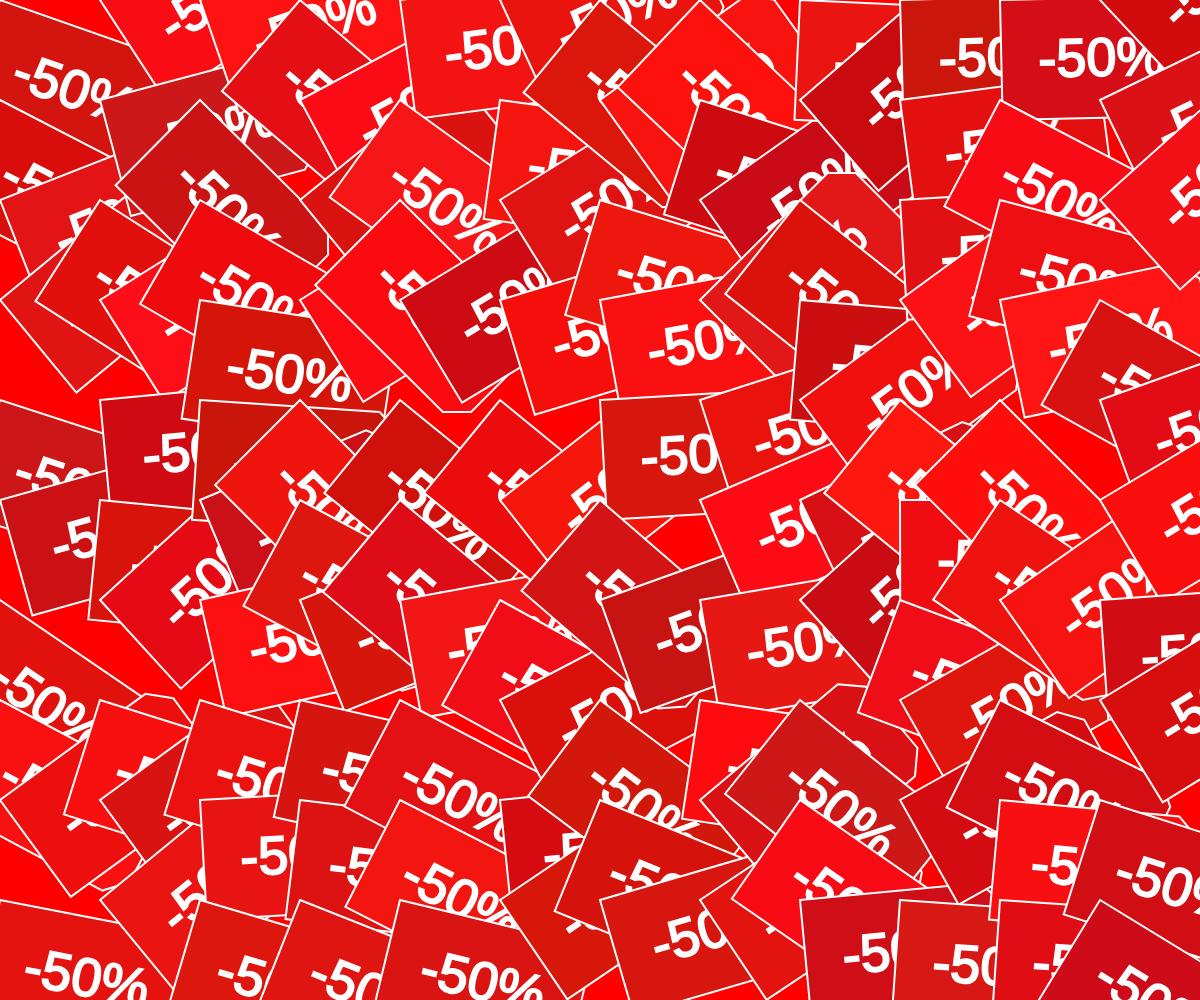
Frame 1 (no input)
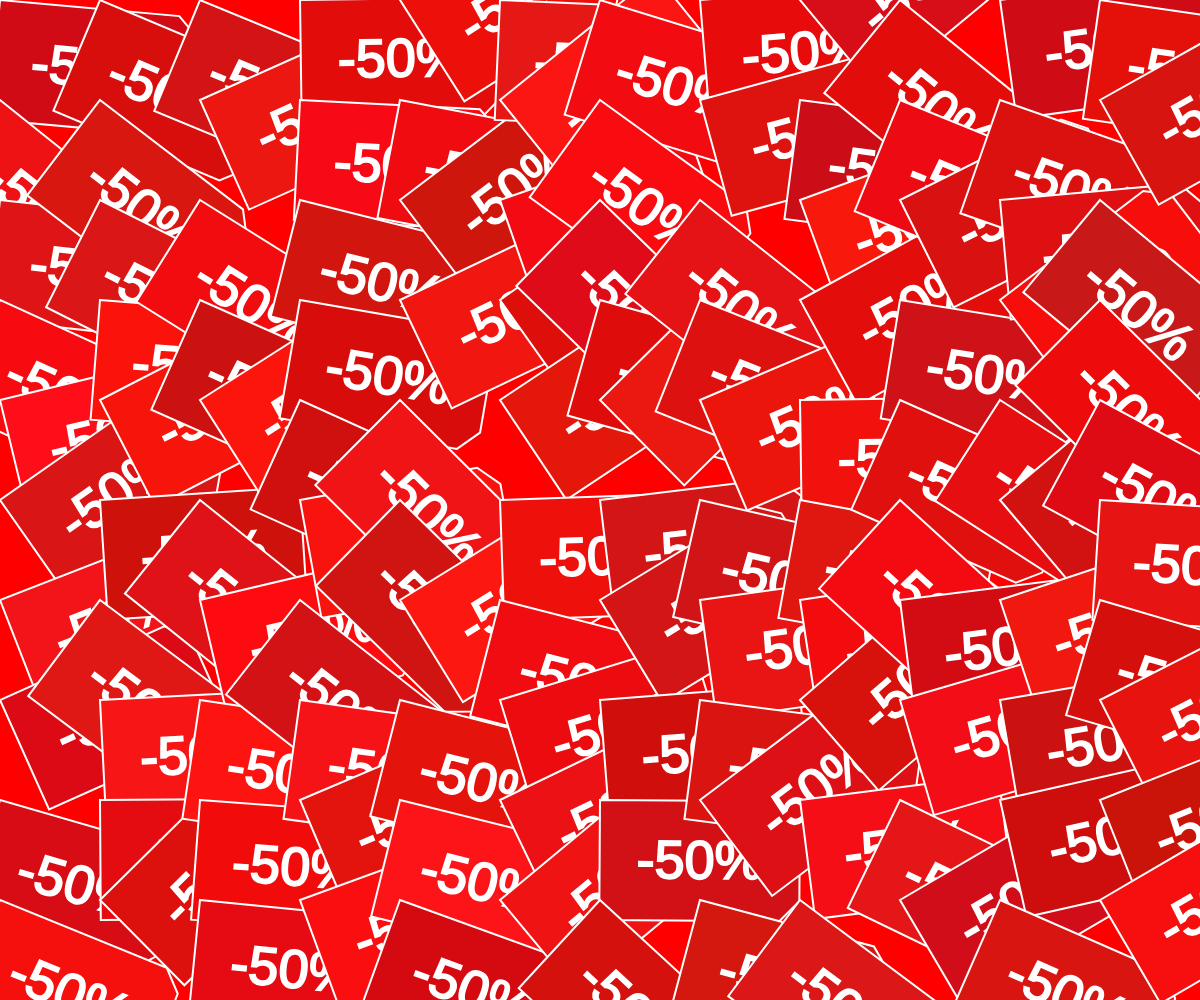
Frame 2 (the mouse pressed at the canvas centre, redrawn once)

The p5.js sketch that drew these frames (run headless with seeded random() and noise() and a simulated clock; the mouse was pressed at the canvas centre and the sketch redrawn once):

// p5.js sketch
// ── sketch.js

var w = 200;
var h = 120;
var t = 20;

var spacing = 100;
var r, b, b, col

function setup() {
  createCanvas(windowWidth, windowHeight); 
  background(0);  
  noLoop(); 
} 


function draw() {
  background(255,0,0);
  var n = width/spacing;
  var m = height/spacing;
  



  for (var i = 0; i < n; i++) {
    for (var j = 0; j < m; j++) {
      push();
      translate(i*spacing, j*spacing);
      rotate(random(-PI/4, PI/4));
      scale(1);


      r = random(200,255); 
      g = random(10,24);
      b = random(10,24);

      col = color(r, g, b);

      priceTag(col);
      pop();
    }
  } 
}

function priceTag(col) {
	fill(col);
  stroke(255);
	strokeWeight(2);
    beginShape();
    vertex(0, 0);
    vertex(w - t, 0);
    vertex(w, t);
    vertex(w, h -t);
    vertex(w - t, h);
    vertex(0, h);
    endShape(CLOSE);

    
    fill(255);
    textSize(54);
    textAlign(CENTER);
    text('-50%', w/2, h*.65);
}
